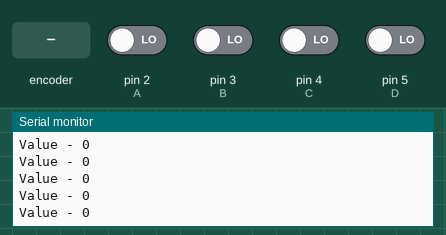
The sketch below on a simulated Arduino Uno, built with avr-gcc and run on an emulated ATmega328P. Parts: the last lines printed to the serial monitor. The inputs (shaded band) are chosen by the test bench; at power-on: pin 2 (A), pin 3 (B), pin 4 (C), pin 5 (D) LOW.

Above: at 1.2 s.
1.3 s: rotary encoder on pin 2 (A) / pin 3 (B) turned 1 step (first pin leading)
At 1.37 s:
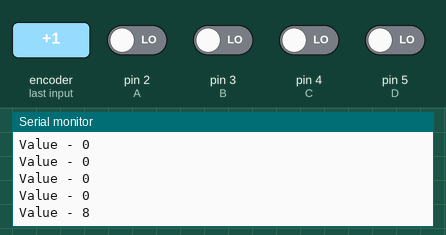
3.0 s: pin 4 (C) driven HIGH
At 3.03 s:
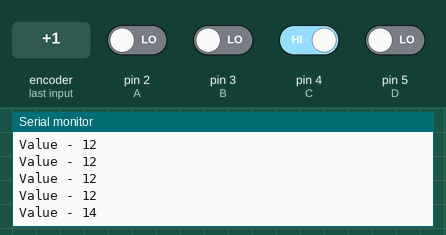
4.5 s: pin 5 (D) driven HIGH
At 4.54 s:
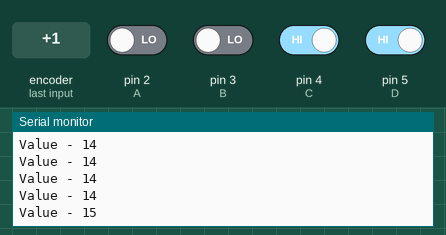
6.0 s: rotary encoder on pin 2 (A) / pin 3 (B) turned 1 step (first pin leading)
At 6.05 s:
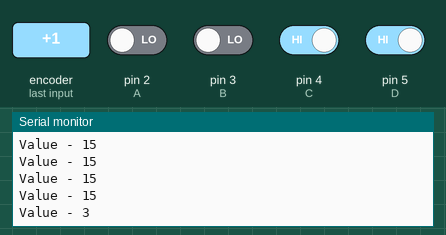
7.7 s: pin 4 (C) driven LOW
At 7.76 s:
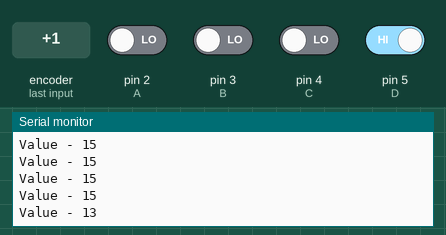
Timing chart, 0 to 10.2 s (numbered marks = the images above; inputs shaded):
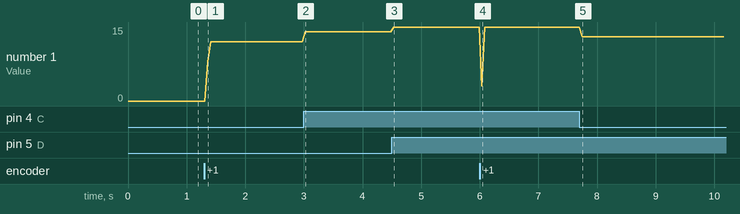

The sketch:

DTMF_Read.ino
```cpp
#define A 2
#define B 3
#define C 4
#define D 5
//#define S 6

int a;
int b;
int c;
int d;
int decimal;
void setup() {
  // put your setup code here, to run once:
pinMode(A,INPUT);
pinMode(B,INPUT);
pinMode(C,INPUT);
pinMode(D,INPUT);
//pinMode(S,INPUT);
Serial.begin(9600);
}

void loop() {
  // put your main code here, to run repeatedly:
a=digitalRead(A);
b=digitalRead(B);
c=digitalRead(C);
d=digitalRead(D);
decimal=(pow(2,3)*a)+(pow(2,2)*b)+(pow(2,1)*c)+(pow(2,0)*d);
Serial.println();
Serial.print("Value - ");
Serial.println(decimal);
delay(50);
}
```

Measured:
- after the input at 1.3 s, the serial monitor: prints a new line after 0.06 s (image 1)
- after the input at 3.0 s, the serial monitor: prints a new line at once (image 2)
- after the input at 4.5 s, the serial monitor: prints a new line at once (image 3)
- after the input at 6.0 s, the serial monitor: prints a new line at once (image 4)
- after the input at 7.7 s, the serial monitor: prints a new line after 0.05 s (image 5)
- plotted number 1: 0 → 12 after the input at 1.3 s, 12 → 14 after the input at 3.0 s, 14 → 15 after the input at 4.5 s, 15 → 13 after the input at 7.7 s
